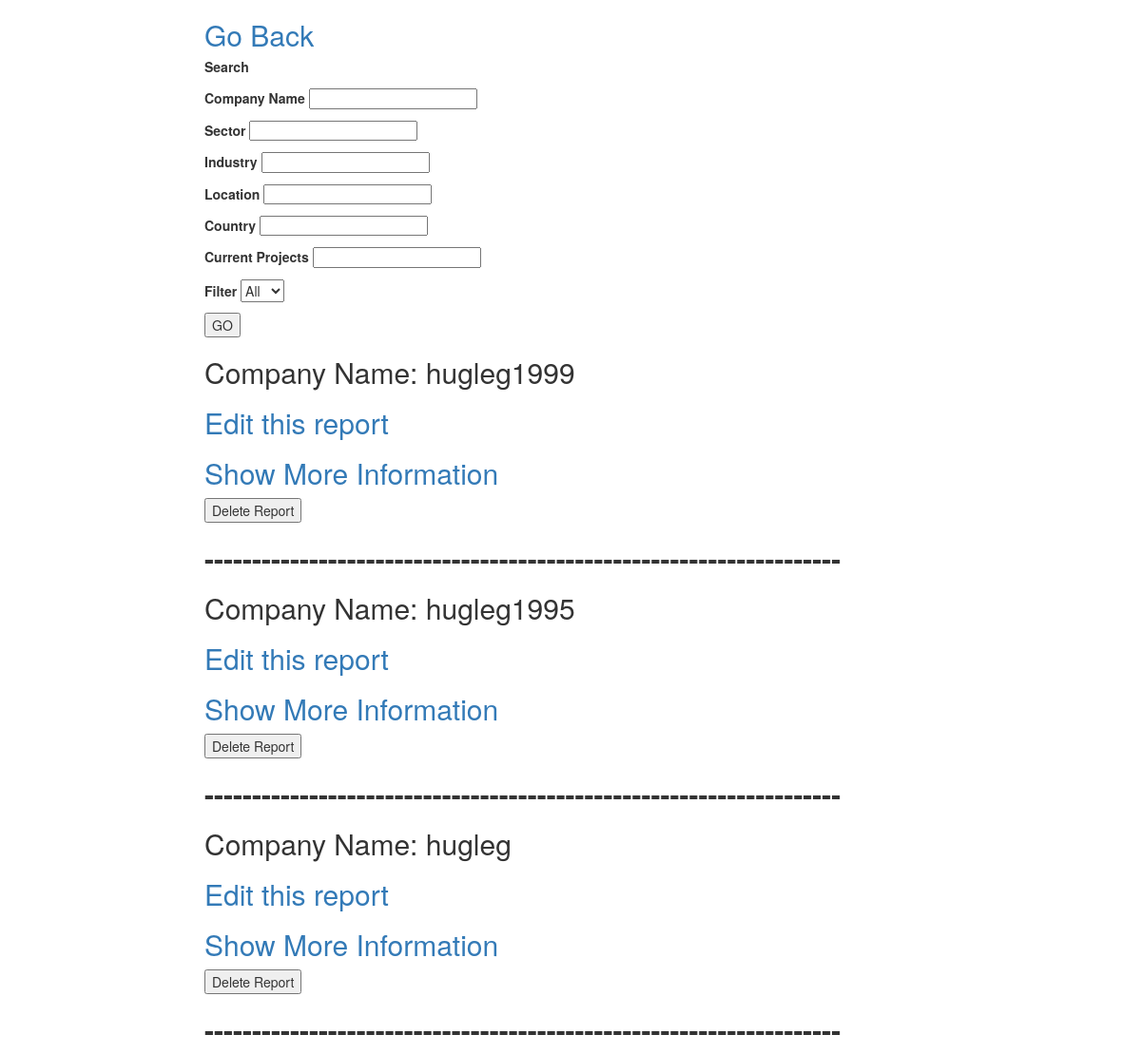
Page /catalog/viewallreport/ (signed in) on the committed database.
### catalog/models.py (models this page shows)
class Report(models.Model):
    report_no = models.AutoField(primary_key=True)
    current_projects = models.CharField(default= "No current Projects",max_length= 1000, help_text="Projects")
    company = models.CharField(max_length=30, help_text="Company name")
    funding_goal = models.CharField(max_length=20, help_text="Funding goal", default="10,000")
    phone = models.CharField(max_length=20, help_text="Company phone number")
    location = models.CharField(max_length=20, help_text="Company location")
    country = models.CharField(max_length=30,help_text="Company country")
    sector = models.CharField(max_length=30, help_text="Company sector")
    industry = models.CharField(max_length=30, help_text="Company industry")
    description=models.CharField(default="No description yet",max_length=3000,help_text="Project description")
    timestamp = models.DateTimeField(default = timezone.now)
    is_private = models.BooleanField(default = False)
    files = models.ForeignKey(file, null=True, blank=True)
    is_favorite=models.BooleanField(default=False)
    favorite_count=models.IntegerField(default=0)
    average_rate=models.FloatField(default=0)

### catalog/views.py (the view)
# urls.py: url(r'^viewallreport/(?P<pk>[0-9]+)/$', views.edit_report, name='edit_report'),
@login_required(login_url = 'login')
def viewallreport(request):
    search_key = request.POST.get('myList')
    search_val = request.POST.get('search_val')
    if request.method == 'POST' and "delete-report" in request.POST:
        print("delete-report" in request.POST)
        reportpk= request.POST.get("report_id")
        print(reportpk)
        report = Report.objects.get(pk=reportpk)
        report.delete()
        return render(
                 request,
                 'delete_report.html'
              )
    else:
        search_val = searchreport(request)
        if search_val is None:
           report_list=Report.objects.all()
        else:
           report_list=Report.objects.filter(search_val)
        return render(request,'view_all_report.html',{
        "report_list":report_list})

### catalog/views.py (called while the page is built)
def searchreport(request):
    queries = []
    operator = request.POST.get('operator')
    keys = ['company', 'sector', 'industry', 'location', 'country', 'projects']
    q = None
    for k in keys:
        if request.POST.get(k) != "":
           if q is None:
              q = Q()
           options = {}
           options[k] = request.POST.get(k)
           if operator == "and":
                q = q & Q(**options)
           elif operator == "or":
                q = q | Q(**options)
           else:
                q = None
    return q

### catalog/templates/view_all_report.html (shortened to what this page needs)
{% extends "base_generic.html" %}
{% block content %}
<h2><a href={% url 'gohome' %}>Go Back</a></h2>
<form method = "POST" action ="." class = "form-group">{% csrf_token %}
        <h5><label>Search</label></h5>
         <h5><label> Company Name</label>
             <input type="Text" class = "submit" name = "company"></h5>
 	<h5><label> Sector</label>
               <input type="Text" class = "submit" name = "sector"></h5>
 	<h5><label> Industry</label>
                <input type="Text" class = "submit" name = "industry"></h5>
 	<h5><label> Location</label>
               <input type="Text" class = "submit" name = "location"></h5>
 	<h5><label> Country</label>
              <input type="Text" class = "submit" name = "country"></h5>
 	<h5><label> Current Projects</label>
              <input type="Text" class = "submit" name = "projects"></h5>
 	<h5><label> Filter </label>
            <select id = "operator" name="operator">
              <option value = "and">All</option>
             </select></h4>
         <input type="submit" class = "submit" value="GO" name = "viewallreport" />
        </form>
{% for report in report_list reversed %}
<h2>
Company Name: {{report.company}}
</h2>
<h2>
    <a href={% url 'edit_report' report.pk %}>Edit this report</a>
</h2>
<h2>
  <a href={% url 'viewreport' report.pk %}>Show More Information</a>
</h2>
<form method = "POST" action ="." class = "form-group">{% csrf_token %}
  <input type="submit" value="Delete Report" id="report.pk" onclick="return confirm('Are you sure you want to Delete?'); name="delete-report" />
</form>
<h2><b>-------------------------------------------------------------------</b></h2>
{% endfor %}
{% endblock %}

### rows in the picture
Report: company "hugleg1999"
Report: company "hugleg1995"
Report: company "hugleg"
